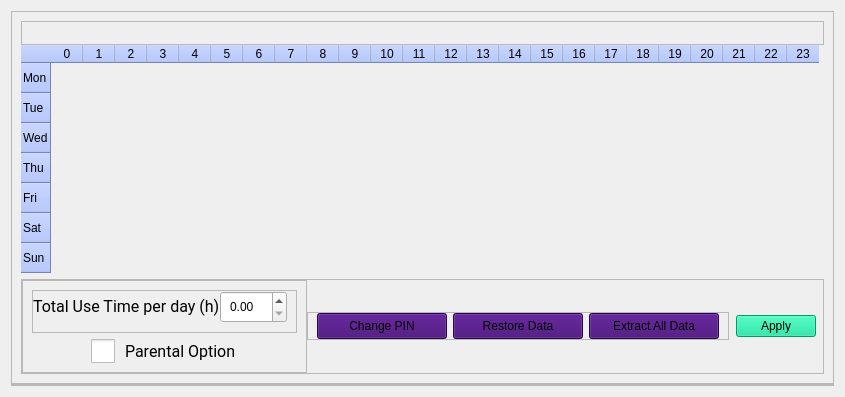
         <widget class="QWidget" name="ParentalControl">
          <layout class="QVBoxLayout" name="verticalLayout_5">
           <property name="spacing">
            <number>0</number>
           </property>
           <item>
            <widget class="QFrame" name="UsetimeFame_2">
             <property name="frameShape">
              <enum>QFrame::StyledPanel</enum>
             </property>
             <property name="frameShadow">
              <enum>QFrame::Raised</enum>
             </property>
             <layout class="QVBoxLayout" name="verticalLayout_10">
              <property name="spacing">
               <number>0</number>
              </property>
              <item>
               <widget class="QFrame" name="frame_10">
                <property name="sizePolicy">
                 <sizepolicy hsizetype="Preferred" vsizetype="Fixed">
                  <horstretch>0</horstretch>
                  <verstretch>0</verstretch>
                 </sizepolicy>
                </property>
                <property name="frameShape">
                 <enum>QFrame::StyledPanel</enum>
                </property>
                <property name="frameShadow">
                 <enum>QFrame::Raised</enum>
                </property>
                <layout class="QHBoxLayout" name="horizontalLayout_14">
                 <property name="spacing">
                  <number>0</number>
                 </property>
                 <property name="leftMargin">
                  <number>0</number>
                 </property>
                 <property name="topMargin">
                  <number>0</number>
                 </property>
                 <property name="rightMargin">
                  <number>0</number>
                 </property>
                 <property name="bottomMargin">
                  <number>0</number>
                 </property>
                 <item>
                  <widget class="QLabel" name="table_lbl">
                   <property name="sizePolicy">
                    <sizepolicy hsizetype="Preferred" vsizetype="Fixed">
                     <horstretch>0</horstretch>
                     <verstretch>0</verstretch>
                    </sizepolicy>
                   </property>
                   <property name="text">
                    <string/>
                   </property>
                   <property name="pixmap">
                    <pixmap resource="resource.qrc">:/icon/access-title-resize.png</pixmap>
                   </property>
                   <property name="scaledContents">
                    <bool>false</bool>
                   </property>
                  </widget>
                 </item>
                 <item alignment="Qt::AlignRight">
                  <widget class="QPushButton" name="reset_parental_btn">
                   <property name="text">
                    <string/>
                   </property>
                   <property name="icon">
                    <iconset resource="resource.qrc">
                     <normaloff>:/icon/icons8-reset-48.png</normaloff>:/icon/icons8-reset-48.png</iconset>
                   </property>
                   <property name="iconSize">
                    <size>
                     <width>20</width>
                     <height>20</height>
                    </size>
                   </property>
                   <property name="flat">
                    <bool>true</bool>
                   </property>
                  </widget>
                 </item>
                </layout>
               </widget>
              </item>
              <item alignment="Qt::AlignLeft|Qt::AlignVCenter">
               <widget class="QTableWidget" name="usetime_table">
                <property name="minimumSize">
                 <size>
                  <width>803</width>
                  <height>234</height>
                 </size>
                </property>
                <property name="styleSheet">
                 <string notr="true">QTableWidget { background-color: transparent; border: none;
}
QTableWidget QHeaderView::section ,QTableCornerButton::section{
    background-color: #A4BAFE;
}</string>
                </property>
                <property name="lineWidth">
                 <number>0</number>
                </property>
                <property name="cornerButtonEnabled">
                 <bool>false</bool>
                </property>
                <attribute name="horizontalHeaderDefaultSectionSize">
                 <number>32</number>
                </attribute>
                <row>
                 <property name="text">
                  <string>Mon</string>
                 </property>
                </row>
                <row>
                 <property name="text">
                  <string>Tue</string>
                 </property>
                </row>
                <row>
                 <property name="text">
                  <string>Wed</string>
                 </property>
                </row>
                <row>
                 <property name="text">
                  <string>Thu</string>
                 </property>
                </row>
                <row>
                 <property name="text">
                  <string>Fri</string>
                 </property>
                </row>
                <row>
                 <property name="text">
                  <string>Sat</string>
                 </property>
                </row>
                <row>
                 <property name="text">
                  <string>Sun</string>
                 </property>
                </row>
                <column>
                 <property name="text">
                  <string>0</string>
                 </property>
                </column>
                <column>
                 <property name="text">
                  <string>1</string>
                 </property>
                </column>
                <column>
                 <property name="text">
                  <string>2</string>
                 </property>
                </column>
                <column>
                 <property name="text">
                  <string>3</string>
                 </property>
                </column>
                <column>
                 <property name="text">
                  <string>4</string>
                 </property>
                </column>
                <column>
                 <property name="text">
                  <string>5</string>
                 </property>
                </column>
                <column>
                 <property name="text">
                  <string>6</string>
                 </property>
                </column>
                <column>
                 <property name="text">
                  <string>7</string>
                 </property>
                </column>
                <column>
                 <property name="text">
                  <string>8</string>
                 </property>
                </column>
                <column>
                 <property name="text">
                  <string>9</string>
                 </property>
                </column>
                <column>
                 <property name="text">
                  <string>10</string>
                 </property>
                </column>
                <column>
                 <property name="text">
                  <string>11</string>
                 </property>
                </column>
                <column>
                 <property name="text">
                  <string>12</string>
                 </property>
                </column>
                <column>
                 <property name="text">
                  <string>13</string>
                 </property>
                </column>
                <column>
                 <property name="text">
                  <string>14</string>
                 </property>
                </column>
                <column>
                 <property name="text">
                  <string>15</string>
                 </property>
                </column>
                <column>
                 <property name="text">
                  <string>16</string>
                 </property>
                </column>
                <column>
                 <property name="text">
                  <string>17</string>
                 </property>
                </column>
                <column>
                 <property name="text">
                  <string>18</string>
                 </property>
                </column>
                <column>
                 <property name="text">
                  <string>19</string>
                 </property>
                </column>
                <column>
                 <property name="text">
                  <string>20</string>
                 </property>
                </column>
                <column>
                 <property name="text">
                  <string>21</string>
                 </property>
                </column>
                <column>
                 <property name="text">
                  <string>22</string>
                 </property>
                </column>
                <column>
                 <property name="text">
                  <string>23</string>
                 </property>
                </column>
               </widget>
              </item>
              <item>
               <widget class="QFrame" name="TotalUsetimeFame">
                <property name="sizePolicy">
                 <sizepolicy hsizetype="Preferred" vsizetype="Fixed">
                  <horstretch>0</horstretch>
                  <verstretch>0</verstretch>
                 </sizepolicy>
                </property>
                <property name="frameShape">
                 <enum>QFrame::StyledPanel</enum>
                </property>
                <property name="frameShadow">
                 <enum>QFrame::Raised</enum>
                </property>
                <layout class="QHBoxLayout" name="horizontalLayout_10">
                 <property name="spacing">
                  <number>0</number>
                 </property>
                 <property name="leftMargin">
                  <number>0</number>
                 </property>
                 <property name="topMargin">
                  <number>0</number>
                 </property>
                 <property name="rightMargin">
                  <number>0</number>
                 </property>
                 <property name="bottomMargin">
                  <number>0</number>
                 </property>
                 <item>
                  <widget class="QFrame" name="frame_4">
                   <property name="frameShape">
                    <enum>QFrame::StyledPanel</enum>
                   </property>
                   <property name="frameShadow">
                    <enum>QFrame::Raised</enum>
                   </property>
                   <layout class="QVBoxLayout" name="verticalLayout_7">
                    <item>
                     <widget class="QFrame" name="frame_6">
                      <property name="sizePolicy">
                       <sizepolicy hsizetype="Preferred" vsizetype="Fixed">
                        <horstretch>0</horstretch>
                        <verstretch>0</verstretch>
                       </sizepolicy>
                      </property>
                      <property name="frameShape">
                       <enum>QFrame::StyledPanel</enum>
                      </property>
                      <property name="frameShadow">
                       <enum>QFrame::Raised</enum>
                      </property>
                      <layout class="QHBoxLayout" name="horizontalLayout_12">
                       <property name="spacing">
                        <number>0</number>
                       </property>
                       <property name="leftMargin">
                        <number>0</number>
                       </property>
                       <property name="topMargin">
                        <number>0</number>
                       </property>
                       <item>
                        <widget class="QLabel" name="usetime_lbl">
                         <property name="sizePolicy">
                          <sizepolicy hsizetype="Preferred" vsizetype="Fixed">
                           <horstretch>0</horstretch>
                           <verstretch>0</verstretch>
                          </sizepolicy>
                         </property>
                         <property name="font">
                          <font>
                           <family>Roboto</family>
                           <pointsize>12</pointsize>
                          </font>
                         </property>
                         <property name="text">
                          <string>Total Use Time per day (h)</string>
                         </property>
                        </widget>
                       </item>
                       <item>
                        <widget class="QDoubleSpinBox" name="usetime_box">
                         <property name="styleSheet">
                          <string notr="true">QDoubleSpinBox {
	padding: 5px;
}

QDoubleSpinBox::up-button {
    subcontrol-origin: border;
    subcontrol-position: top right;
    border-image: url(:/icon/icons8-up-48.png) 1;
}

QDoubleSpinBox::down-button {
    subcontrol-origin: border;
    subcontrol-position: bottom right;
    border-image: url(:/icon/icons8-down-48.png) 1;
}</string>
                         </property>
                        </widget>
                       </item>
                      </layout>
                     </widget>
                    </item>
                    <item alignment="Qt::AlignHCenter">
                     <widget class="QCheckBox" name="parental_box">
                      <property name="font">
                       <font>
                        <family>Roboto</family>
                        <pointsize>12</pointsize>
                       </font>
                      </property>
                      <property name="styleSheet">
                       <string notr="true">QCheckBox {
    spacing: 10px;
}

QCheckBox::indicator {
    width: 24px;
    height: 24px;
}

QCheckBox::indicator:unchecked {
    image: url(:/icon/icons8-toggle-off-48.png);
}

QCheckBox::indicator:checked {
    image: url(:/icon/icons8-toggle-on-48.png);
}
</string>
                      </property>
                      <property name="text">
                       <string>Parental Option</string>
                      </property>
                     </widget>
                    </item>
                   </layout>
                  </widget>
                 </item>
                 <item alignment="Qt::AlignHCenter">
                  <widget class="QFrame" name="ButtonFrame_2">
                   <property name="sizePolicy">
                    <sizepolicy hsizetype="Preferred" vsizetype="Fixed">
                     <horstretch>0</horstretch>
                     <verstretch>0</verstretch>
                    </sizepolicy>
                   </property>
                   <property name="styleSheet">
                    <string notr="true">QPushButton{
background-color: #3b006e;
padding: 5px 20px 5px 20px;
}

QPushButton:hover{
background: #a200ff;
}</string>
                   </property>
                   <property name="frameShape">
                    <enum>QFrame::StyledPanel</enum>
                   </property>
                   <property name="frameShadow">
                    <enum>QFrame::Raised</enum>
                   </property>
                   <layout class="QHBoxLayout" name="horizontalLayout_11">
                    <property name="topMargin">
                     <number>0</number>
                    </property>
                    <property name="bottomMargin">
                     <number>0</number>
                    </property>
                    <item>
                     <widget class="QPushButton" name="changePIN_btn">
                      <property name="minimumSize">
                       <size>
                        <width>130</width>
                        <height>0</height>
                       </size>
                      </property>
                      <property name="styleSheet">
                       <string notr="true"/>
                      </property>
                      <property name="text">
                       <string>Change PIN</string>
                      </property>
                     </widget>
                    </item>
                    <item>
                     <widget class="QPushButton" name="restore_btn">
                      <property name="enabled">
                       <bool>true</bool>
                      </property>
                      <property name="minimumSize">
                       <size>
                        <width>130</width>
                        <height>0</height>
                       </size>
                      </property>
                      <property name="styleSheet">
                       <string notr="true"/>
                      </property>
                      <property name="text">
                       <string>Restore Data</string>
                      </property>
                     </widget>
                    </item>
                    <item>
                     <widget class="QPushButton" name="exct_data_btn">
                      <property name="minimumSize">
                       <size>
                        <width>130</width>
                        <height>0</height>
                       </size>
                      </property>
                      <property name="styleSheet">
                       <string notr="true"/>
                      </property>
                      <property name="text">
                       <string>Extract All Data</string>
                      </property>
                     </widget>
                    </item>
                   </layout>
                  </widget>
                 </item>
                 <item alignment="Qt::AlignHCenter">
                  <widget class="QPushButton" name="usetime_btn">
                   <property name="styleSheet">
                    <string notr="true">QPushButton {background-color: #00d991;}
QPushButton:hover{background-color: #00fca8;}
QPushButton:pressed{background-color: #00fca8;}</string>
                   </property>
                   <property name="text">
                    <string>Apply</string>
                   </property>
                  </widget>
                 </item>
                </layout>
               </widget>
              </item>
             </layout>
            </widget>
           </item>
           <item>
            <widget class="QFrame" name="OtherFrame">
             <property name="sizePolicy">
              <sizepolicy hsizetype="Preferred" vsizetype="Fixed">
               <horstretch>0</horstretch>
               <verstretch>0</verstretch>
              </sizepolicy>
             </property>
             <property name="frameShape">
              <enum>QFrame::StyledPanel</enum>
             </property>
             <property name="frameShadow">
              <enum>QFrame::Raised</enum>
             </property>
             <layout class="QVBoxLayout" name="verticalLayout_13">
              <property name="spacing">
               <number>0</number>
              </property>
              <property name="leftMargin">
               <number>0</number>
              </property>
              <property name="topMargin">
               <number>0</number>
              </property>
              <property name="rightMargin">
               <number>0</number>
              </property>
              <property name="bottomMargin">
               <number>0</number>
              </property>
             </layout>
            </widget>
           </item>
          </layout>
         </widget>
